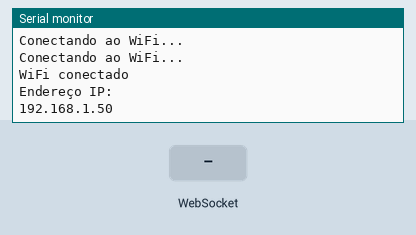
Simulated run of this sketch. Board: ESP8266 (NodeMCU). Shown: the last lines printed to the serial monitor. The test bench sets the inputs (shaded band). WiFi joins after 1.5 s; servers stay silent unless stated.

Above: at 3.2 s.
3.3 s: WebSocket text "0" received
At 4.5 s:
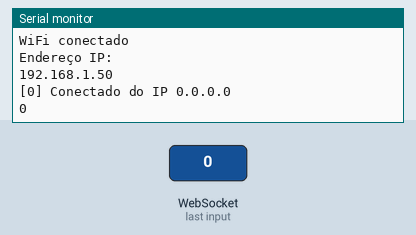
4.8 s: WebSocket text "5" received
At 5.9 s:
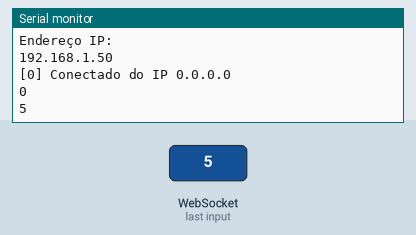

The sketch:

NodeMCU_WebSocket_1.ino
```cpp
#include <ESP8266WiFi.h>
#include <WebSocketsServer.h>
#include <SoftwareSerial.h>

SoftwareSerial mySerial(D3, D4); // RX, TX

const char* ssid = "ZTE_F14_2.4G";
const char* password = "10943104";
const int webSocketPort = 80;

WiFiServer server(webSocketPort);
WebSocketsServer webSocketServer = WebSocketsServer(webSocketPort);


void webSocketEvent(uint8_t num, WStype_t type, uint8_t* payload, size_t length) {

  switch (type) {

    case WStype_DISCONNECTED:

      Serial.printf("[%u] Desconectado!\n", num);

      break;
    case WStype_CONNECTED:
      {
        IPAddress ip = webSocketServer.remoteIP(num);
        Serial.printf("[%u] Conectado do IP %d.%d.%d.%d\n", num, ip[0], ip[1], ip[2], ip[3]);
      }
      break;
    case WStype_TEXT:
      {
        String receivedMessage;
        receivedMessage.reserve(length);  // Reserve memory for the string
        receivedMessage = String((char*)payload);  // Convert the payload to a string

        // Verifique se a mensagem recebida pode ser convertida em um número inteiro
        if (receivedMessage.toInt() != 0 || receivedMessage == "0") {
          Serial.printf("%s\n", receivedMessage.c_str());
          mySerial.printf("%s\n", receivedMessage.c_str());

          // Envie uma resposta de volta para o cliente com a mensagem original
          String responseMessage = receivedMessage;
          webSocketServer.sendTXT(num, responseMessage);
        }
      }
      break;
  }
}

void setup() {

  Serial.begin(38400);
  mySerial.begin(38400);

  // Conectar-se à rede WiFi
  WiFi.begin(ssid, password);

  while (WiFi.status() != WL_CONNECTED) {
    delay(1000);
    Serial.println("Conectando ao WiFi...");
  }

  Serial.println("");
  Serial.println("WiFi conectado");
  Serial.println("Endereço IP: ");
  Serial.println(WiFi.localIP());

  // Inicializar o servidor WebSocket
  webSocketServer.begin();
  webSocketServer.onEvent(webSocketEvent);
}

void loop() {
  // Aguarde uma nova conexão do cliente
  webSocketServer.loop();
  // Verifique se há dados disponíveis no dispositivo serial

}
```

Measured:
- after the input at 3.3 s, the serial monitor: prints a new line at once (image 1)
- after the input at 4.8 s, the serial monitor: prints a new line at once (image 2)
